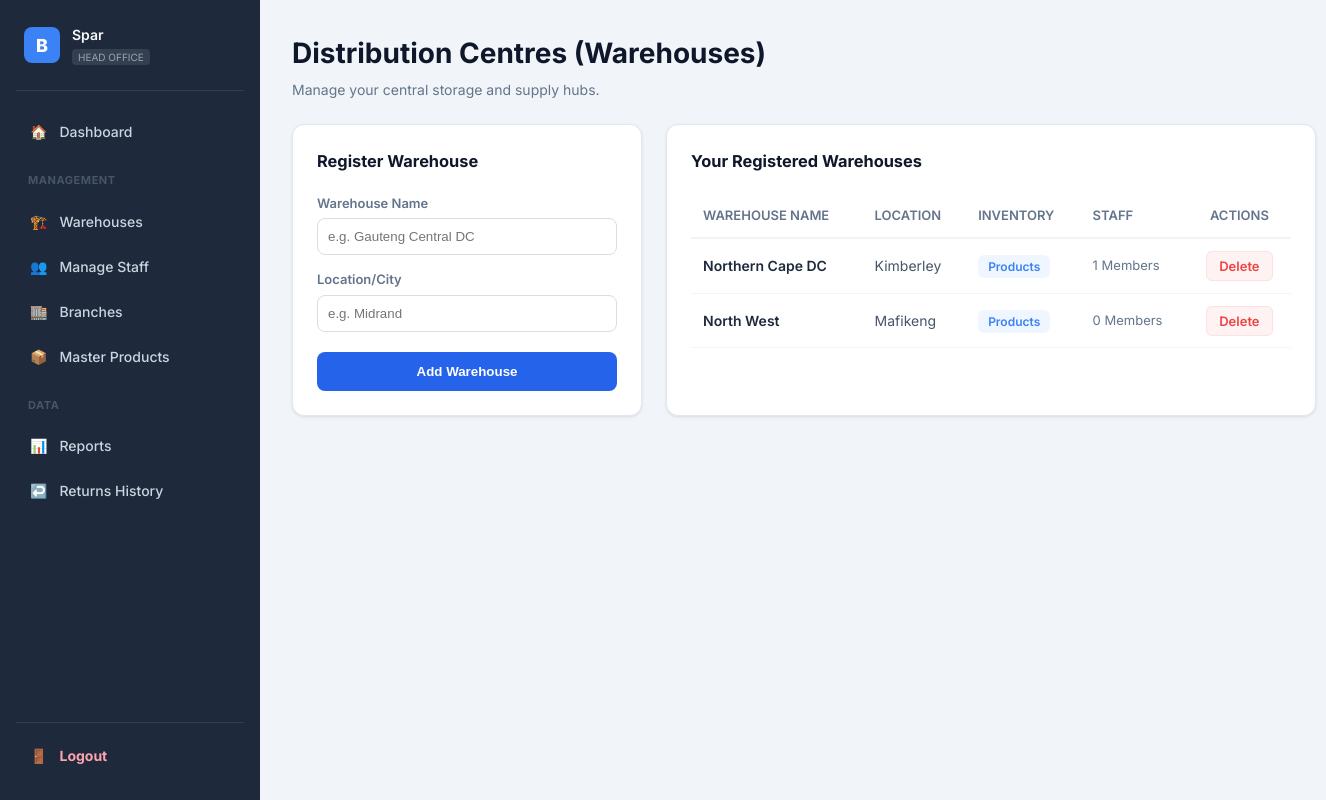
Page /dashboard/warehouses/ (signed in) on the committed database.
### core/models.py (models this page shows, shortened)
class CustomUser(AbstractUser):
    ROLE_CHOICES = (
        ('company', 'Head Office'),
        ('warehouse', 'Warehouse Manager'),
        ('branch', 'Branch Manager'),
        ('teller', 'Teller (Returns Staff)'),
        ('guard', 'Security Guard'),  # ← new role
    )
    role = models.CharField(max_length=20, choices=ROLE_CHOICES, default='company')
    full_name = models.CharField(max_length=255, blank=True, null=True)
    company_name = models.CharField(max_length=255, blank=True, null=True)
    assigned_branch = models.ForeignKey('Branch', on_delete=models.SET_NULL, null=True, blank=True, related_name="staff")
    assigned_warehouse = models.ForeignKey('Warehouse', on_delete=models.SET_NULL, null=True, blank=True, related_name="staff")
    is_super_company = models.BooleanField(default=False)
    is_company_admin = models.BooleanField(default=False)
    is_verified = models.BooleanField(default=False)
    working_id = models.CharField(max_length=50, unique=True, null=True, blank=True)
    payfast_merchant_id = models.CharField(max_length=50, blank=True, null=True)
    merchant_key = models.CharField(max_length=255, blank=True, null=True)
    groups = models.ManyToManyField(Group, related_name="customuser_set", blank=True)
    user_permissions = models.ManyToManyField(Permission, related_name="customuser_set", blank=True)

class Warehouse(models.Model):
    company = models.ForeignKey(User, on_delete=models.CASCADE, related_name="warehouses")
    name = models.CharField(max_length=255)
    location = models.CharField(max_length=255)
    created_at = models.DateTimeField(auto_now_add=True)

### core/views.py (the view, shortened to what this page needs)
# urls.py: path('dashboard/warehouses/', views.manage_warehouses, name='manage_warehouses'), # added this
@login_required
def manage_warehouses(request):
    if request.user.role != 'company':
        messages.error(request, "Access denied. Head Office only.")
        return redirect('dashboard')
    warehouses = Warehouse.objects.filter(company=request.user)
    return render(request, "core/warehouse.html", {"warehouses": warehouses})

### core/templates/core/warehouse.html (shortened to what this page needs)
{% extends "core/base_dashboard.html" %}
{% block content %}
<div style="display: flex; justify-content: space-between; align-items: center; margin-bottom: 24px;">
    <div>
        <h1 style="margin:0;">Distribution Centres (Warehouses)</h1>
        <p style="color: #64748b; margin: 5px 0 0 0;">Manage your central storage and supply hubs.</p>
    </div>
</div>
<div style="display: grid; grid-template-columns: 350px 1fr; gap: 24px;">
    <div class="panel" style="background: white; padding: 24px; border-radius: 12px; box-shadow: 0 1px 3px rgba(0,0,0,0.1); height: fit-content;">
        <h3 style="margin-top:0; margin-bottom: 20px;">Register Warehouse</h3>
        <form method="POST">
            <div style="margin-bottom:15px;">
                <label style="display:block; font-size:13px; font-weight:600; color:#64748b; margin-bottom:5px;">Warehouse Name</label>
                <input type="text" name="name" placeholder="e.g. Gauteng Central DC" required
                       style="width:100%; padding:10px; border-radius:8px; border:1px solid #ddd; box-sizing: border-box;">
            </div>
            <div style="margin-bottom:20px;">
                <label style="display:block; font-size:13px; font-weight:600; color:#64748b; margin-bottom:5px;">Location/City</label>
                <input type="text" name="location" placeholder="e.g. Midrand" required
                       style="width:100%; padding:10px; border-radius:8px; border:1px solid #ddd; box-sizing: border-box;">
            </div>
            <button type="submit" style="width:100%; background:#2563eb; color:white; border:none; padding:12px; border-radius:8px; font-weight:600; cursor:pointer;">
                Add Warehouse
            </button>
        </form>
    </div>
    <div class="panel" style="background: white; padding: 24px; border-radius: 12px; box-shadow: 0 1px 3px rgba(0,0,0,0.1);">
        <h3 style="margin-top:0; margin-bottom: 20px;">Your Registered Warehouses</h3>
        <div style="overflow-x: auto;">
            <table style="width:100%; border-collapse: collapse; min-width: 600px;">
                <thead>
                    <tr style="text-align: left; border-bottom: 2px solid #f1f5f9;">
                        <th style="padding: 12px; font-size: 13px; color: #64748b; font-weight: 600;">WAREHOUSE NAME</th>
                        <th style="padding: 12px; font-size: 13px; color: #64748b; font-weight: 600;">LOCATION</th>
                        <th style="padding: 12px; font-size: 13px; color: #64748b; font-weight: 600;">INVENTORY</th>
                        <th style="padding: 12px; font-size: 13px; color: #64748b; font-weight: 600;">STAFF</th>
                        <th style="padding: 12px; font-size: 13px; color: #64748b; font-weight: 600; text-align: center;">ACTIONS</th>
                    </tr>
                </thead>
                <tbody>
                    {% for wh in warehouses %}
                    <tr style="border-bottom: 1px solid #f1f5f9;">
                        <td style="padding: 16px 12px;">
                            <span style="font-weight: 600; color: #1e293b;">{{ wh.name }}</span>
                        </td>
                        <td style="padding: 16px 12px; color: #475569; font-size: 14px;">
                            {{ wh.location }}
                        </td>
                        <td style="padding: 16px 12px;">
                            <span style="background:#eff6ff; color:#3b82f6; padding:4px 10px; border-radius:6px; font-size:12px; font-weight:600;">
                                {{ wh.stock_records.count }} Products
                            </span>
                        </td>
                        <td style="padding: 16px 12px; color: #64748b; font-size: 13px;">
                            {{ wh.staff.count }} Members
                        </td>
                        <td style="padding: 16px 12px; text-align: center;">
                            <a href="{% url 'delete_warehouse' wh.id %}"
                               onclick="return confirm('Are you sure you want to delete this warehouse? This will also remove all stock and staff assignments linked to it.')"
                               style="color: #ef4444; font-size: 13px; font-weight: 600; text-decoration: none; padding: 6px 12px; border: 1px solid #fee2e2; border-radius: 6px; background: #fef2f2;">
                               Delete
                            </a>
                        </td>
                    </tr>
                    {% endfor %}
                </tbody>
            </table>
        </div>
    </div>
</div>
{% endblock %}

### core/templates/core/base_dashboard.html (shortened to what this page needs)
{% load static %}
<!DOCTYPE html>
<html lang="en">
<head>
</head>
<body>
  <div class="app">
    <aside class="sidebar">
      <div class="brand">
        <div class="logo">B</div>
        <div class="brand-info">
            <h2>{{ user.company_name|default:user.username }}</h2>
            <span class="role-badge">{{ user.get_role_display }}</span>
        </div>
      </div>
      <nav class="nav">
        <a href="{% url 'dashboard' %}" class="{% if active == 'dashboard' %}active{% endif %}">
          <span class="icon">🏠</span><span>Dashboard</span>
        </a>
        {% if user.role == 'company' %}
            <div class="nav-label">Management</div>
            <a href="{% url 'manage_warehouses' %}" class="{% if active == 'warehouses' %}active{% endif %}">
                <span class="icon">🏗️</span><span>Warehouses</span>
            </a>
            <a href="{% url 'manage_staff' %}" class="{% if active == 'staff' %}active{% endif %}">
                <span class="icon">👥</span><span>Manage Staff</span>
            </a>
            <a href="{% url 'branches_page' %}" class="{% if active == 'branches' %}active{% endif %}">
                <span class="icon">🏬</span><span>Branches</span>
            </a>
            <a href="{% url 'products_page' %}" class="{% if active == 'products' %}active{% endif %}">
                <span class="icon">📦</span><span>Master Products</span>
            </a>
        {% endif %}
        {% if user.role != 'teller' %}
            <div class="nav-label">Data</div>
            <a href="{% url 'stats_page' %}" class="{% if active == 'stats' %}active{% endif %}">
                <span class="icon">📊</span><span>Reports</span>
            </a>
            <a href="{% url 'returns_page' %}" class="{% if active == 'returns' %}active{% endif %}">
                <span class="icon">↩️</span><span>Returns History</span>
            </a>
        {% endif %}
        <div class="sidebar-footer">
          <a href="{% url 'logout' %}" class="logout-btn">
            <span class="icon">🚪</span><span><strong>Logout</strong></span>
          </a>
        </div>
      </nav>
    </aside>
    <main class="main">
      {% block content %}{% endblock %}
    </main>
  </div>
</body>
</html>

### core/templates/core/base_dashboard.html (style rules this page uses)
:root { --sidebar-bg: #1e293b; --sidebar-text: #f8fafc; --accent: #3b82f6; --danger: #ef4444; --success: #10b981; --muted: #64748b; --card-bg: #ffffff; --page-bg: #f1f5f9; --radius: 12px; --transition: all 0.2s ease; }
* { box-sizing: border-box; }
body { margin: 0; background: var(--page-bg); color: #0f172a; font-family: 'Inter', sans-serif; font-size: 14px; line-height: 1.5; }
.app { display: flex; min-height: 100vh; }
.sidebar { width: 260px; background: var(--sidebar-bg); color: var(--sidebar-text); padding: 24px 16px; position: fixed; left: 0; top: 0; bottom: 0; display: flex; flex-direction: column; z-index: 100; }
.brand { display: flex; align-items: center; gap: 12px; padding: 0 8px 24px 8px; border-bottom: 1px solid rgba(255,255,255,0.1); margin-bottom: 20px; }
.brand .logo { width: 36px; height: 36px; border-radius: 8px; background: var(--accent); display: flex; align-items: center; justify-content: center; color: #fff; font-weight: 800; font-size: 18px; }
.brand-info h2 { margin: 0; font-size: 14px; font-weight: 600; }
.role-badge { font-size: 10px; text-transform: uppercase; background: rgba(255,255,255,0.1); padding: 2px 6px; border-radius: 4px; color: #94a3b8; }
.nav { flex: 1; display: flex; flex-direction: column; gap: 4px; }
.nav-label { font-size: 11px; font-weight: 700; color: #475569; text-transform: uppercase; margin: 16px 12px 8px; letter-spacing: 0.05em; }
.nav a { display: flex; gap: 12px; align-items: center; padding: 10px 14px; color: #cbd5e1; text-decoration: none; border-radius: var(--radius); font-weight: 500; transition: var(--transition); }
.sidebar-footer { margin-top: auto; padding-top: 12px; border-top: 1px solid rgba(255,255,255,0.1); }
.logout-btn { color: #fda4af !important; }
.main { margin-left: 260px; padding: 32px; width: calc(100% - 260px); min-height: 100vh; }
.panel { background: var(--card-bg); padding: 24px; border-radius: var(--radius); box-shadow: 0 1px 3px rgba(0,0,0,0.1); border: 1px solid #e2e8f0; }

### rows in the picture
CustomUser: company_name "Spar", role "HEAD OFFICE"
Warehouse: name "Northern Cape DC", location "Kimberley", staff.count "1"
Warehouse: name "North West", location "Mafikeng", staff.count "0"
